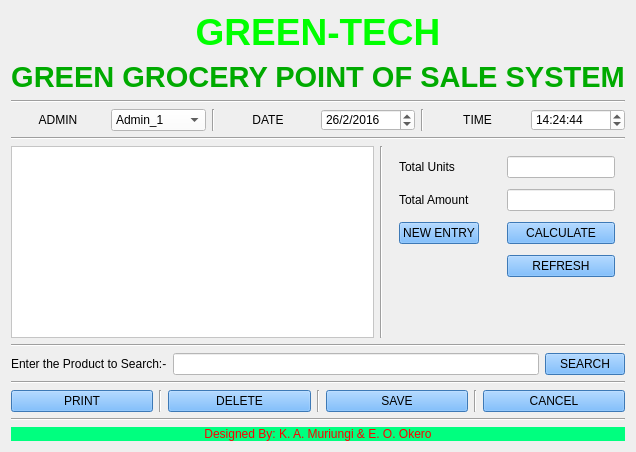
        <widget class="QWidget" name="tabAdmin">
         <attribute name="title">
          <string>ADMIN</string>
         </attribute>
         <layout class="QVBoxLayout" name="verticalLayout_6">
          <item>
           <layout class="QVBoxLayout" name="verticalLayout_5">
            <item>
             <widget class="QLabel" name="labelGreenTechAd">
              <property name="styleSheet">
               <string notr="true">color: rgb(0, 255, 0);</string>
              </property>
              <property name="text">
               <string>&lt;html&gt;&lt;head/&gt;&lt;body&gt;&lt;p align=&quot;center&quot;&gt;&lt;span style=&quot; font-size:28pt; font-weight:600;&quot;&gt;GREEN-TECH&lt;/span&gt;&lt;/p&gt;&lt;/body&gt;&lt;/html&gt;</string>
              </property>
              <property name="alignment">
               <set>Qt::AlignCenter</set>
              </property>
             </widget>
            </item>
            <item>
             <widget class="QLabel" name="labelGreenGroceryAd">
              <property name="styleSheet">
               <string notr="true">color: rgb(0, 170, 0);</string>
              </property>
              <property name="text">
               <string>&lt;html&gt;&lt;head/&gt;&lt;body&gt;&lt;p&gt;&lt;span style=&quot; font-size:22pt; font-weight:600;&quot;&gt;GREEN GROCERY POINT OF SALE SYSTEM&lt;/span&gt;&lt;/p&gt;&lt;/body&gt;&lt;/html&gt;</string>
              </property>
              <property name="alignment">
               <set>Qt::AlignCenter</set>
              </property>
             </widget>
            </item>
            <item>
             <widget class="Line" name="line_12">
              <property name="orientation">
               <enum>Qt::Horizontal</enum>
              </property>
             </widget>
            </item>
            <item>
             <layout class="QHBoxLayout" name="horizontalLayout_12">
              <item>
               <widget class="QLabel" name="labelAdmin">
                <property name="text">
                 <string>ADMIN</string>
                </property>
                <property name="alignment">
                 <set>Qt::AlignCenter</set>
                </property>
               </widget>
              </item>
              <item>
               <widget class="QComboBox" name="comboBoxAdmin">
                <property name="styleSheet">
                 <string notr="true">background-color: rgb(255, 255, 255);</string>
                </property>
                <item>
                 <property name="text">
                  <string>Admin_1</string>
                 </property>
                </item>
                <item>
                 <property name="text">
                  <string>Admin_2</string>
                 </property>
                </item>
               </widget>
              </item>
              <item>
               <widget class="Line" name="line_24">
                <property name="orientation">
                 <enum>Qt::Vertical</enum>
                </property>
               </widget>
              </item>
              <item>
               <widget class="QLabel" name="labelDateAd">
                <property name="text">
                 <string>DATE</string>
                </property>
                <property name="alignment">
                 <set>Qt::AlignCenter</set>
                </property>
               </widget>
              </item>
              <item>
               <widget class="QDateEdit" name="dateEditAd">
                <property name="styleSheet">
                 <string notr="true">background-color: rgb(255, 255, 255);</string>
                </property>
                <property name="dateTime">
                 <datetime>
                  <hour>0</hour>
                  <minute>0</minute>
                  <second>0</second>
                  <year>2016</year>
                  <month>2</month>
                  <day>26</day>
                 </datetime>
                </property>
                <property name="displayFormat">
                 <string>d/M/yyyy</string>
                </property>
               </widget>
              </item>
              <item>
               <widget class="Line" name="line_25">
                <property name="orientation">
                 <enum>Qt::Vertical</enum>
                </property>
               </widget>
              </item>
              <item>
               <widget class="QLabel" name="labelTimeAd">
                <property name="text">
                 <string>TIME</string>
                </property>
                <property name="alignment">
                 <set>Qt::AlignCenter</set>
                </property>
               </widget>
              </item>
              <item>
               <widget class="QTimeEdit" name="timeEditAd">
                <property name="styleSheet">
                 <string notr="true">background-color: rgb(255, 255, 255);</string>
                </property>
                <property name="time">
                 <time>
                  <hour>14</hour>
                  <minute>24</minute>
                  <second>44</second>
                 </time>
                </property>
               </widget>
              </item>
             </layout>
            </item>
            <item>
             <widget class="Line" name="line_11">
              <property name="orientation">
               <enum>Qt::Horizontal</enum>
              </property>
             </widget>
            </item>
           </layout>
          </item>
          <item>
           <layout class="QHBoxLayout" name="horizontalLayout_16">
            <item>
             <widget class="QTableView" name="tableViewAdmin">
              <property name="sizePolicy">
               <sizepolicy hsizetype="Expanding" vsizetype="Expanding">
                <horstretch>1</horstretch>
                <verstretch>0</verstretch>
               </sizepolicy>
              </property>
              <property name="styleSheet">
               <string notr="true">background-color: rgb(255, 255, 255);</string>
              </property>
             </widget>
            </item>
            <item>
             <widget class="Line" name="line_19">
              <property name="orientation">
               <enum>Qt::Vertical</enum>
              </property>
             </widget>
            </item>
            <item>
             <layout class="QFormLayout" name="formLayoutAdmin">
              <property name="fieldGrowthPolicy">
               <enum>QFormLayout::AllNonFixedFieldsGrow</enum>
              </property>
              <property name="horizontalSpacing">
               <number>28</number>
              </property>
              <property name="verticalSpacing">
               <number>11</number>
              </property>
              <property name="leftMargin">
               <number>10</number>
              </property>
              <property name="topMargin">
               <number>10</number>
              </property>
              <property name="rightMargin">
               <number>10</number>
              </property>
              <item row="0" column="0">
               <widget class="QLabel" name="labelTotalUnitsAd">
                <property name="text">
                 <string>Total Units</string>
                </property>
               </widget>
              </item>
              <item row="0" column="1">
               <widget class="QLineEdit" name="lineEditTotalUnitsAd">
                <property name="styleSheet">
                 <string notr="true">background-color: rgb(255, 255, 255);</string>
                </property>
               </widget>
              </item>
              <item row="1" column="0">
               <widget class="QLabel" name="labelTotalAmount">
                <property name="text">
                 <string>Total Amount</string>
                </property>
               </widget>
              </item>
              <item row="1" column="1">
               <widget class="QLineEdit" name="lineEditTotalAmountAd">
                <property name="styleSheet">
                 <string notr="true">background-color: rgb(255, 255, 255);</string>
                </property>
               </widget>
              </item>
              <item row="2" column="0">
               <widget class="QPushButton" name="bnNewEntryAd">
                <property name="styleSheet">
                 <string notr="true">background-color: rgb(192, 196, 255);
background-color: rgb(155, 162, 255);
background-color: rgb(85, 170, 255);</string>
                </property>
                <property name="text">
                 <string>NEW ENTRY</string>
                </property>
               </widget>
              </item>
              <item row="2" column="1">
               <widget class="QPushButton" name="bnCalculateAd">
                <property name="styleSheet">
                 <string notr="true">background-color: rgb(192, 196, 255);
background-color: rgb(155, 162, 255);
background-color: rgb(85, 170, 255);</string>
                </property>
                <property name="text">
                 <string>CALCULATE</string>
                </property>
               </widget>
              </item>
              <item row="3" column="1">
               <widget class="QPushButton" name="bnRefreshAd">
                <property name="styleSheet">
                 <string notr="true">background-color: rgb(192, 196, 255);
background-color: rgb(155, 162, 255);
background-color: rgb(85, 170, 255);</string>
                </property>
                <property name="text">
                 <string>REFRESH</string>
                </property>
               </widget>
              </item>
             </layout>
            </item>
           </layout>
          </item>
          <item>
           <widget class="Line" name="line_26">
            <property name="orientation">
             <enum>Qt::Horizontal</enum>
            </property>
           </widget>
          </item>
          <item>
           <layout class="QHBoxLayout" name="horizontalLayout_18">
            <item>
             <widget class="QLabel" name="labelSearchAd">
              <property name="styleSheet">
               <string notr="true">font: 75 9pt &quot;MS Shell Dlg 2&quot;;</string>
              </property>
              <property name="text">
               <string>Enter the Product to Search:-</string>
              </property>
             </widget>
            </item>
            <item>
             <widget class="QLineEdit" name="lineEditSearchAd">
              <property name="styleSheet">
               <string notr="true">background-color: rgb(255, 255, 255);</string>
              </property>
             </widget>
            </item>
            <item>
             <widget class="QPushButton" name="bnSearchAd">
              <property name="styleSheet">
               <string notr="true">background-color: rgb(192, 196, 255);
background-color: rgb(155, 162, 255);
background-color: rgb(85, 170, 255);</string>
              </property>
              <property name="text">
               <string>SEARCH</string>
              </property>
             </widget>
            </item>
           </layout>
          </item>
          <item>
           <widget class="Line" name="line_14">
            <property name="orientation">
             <enum>Qt::Horizontal</enum>
            </property>
           </widget>
          </item>
          <item>
           <layout class="QHBoxLayout" name="horizontalLayout_19">
            <item>
             <widget class="QPushButton" name="bnPrintAd">
              <property name="styleSheet">
               <string notr="true">background-color: rgb(192, 196, 255);
background-color: rgb(155, 162, 255);
background-color: rgb(85, 170, 255);</string>
              </property>
              <property name="text">
               <string>PRINT</string>
              </property>
             </widget>
            </item>
            <item>
             <widget class="Line" name="line_17">
              <property name="orientation">
               <enum>Qt::Vertical</enum>
              </property>
             </widget>
            </item>
            <item>
             <widget class="QPushButton" name="bnDeleteAd">
              <property name="styleSheet">
               <string notr="true">background-color: rgb(192, 196, 255);
background-color: rgb(155, 162, 255);
background-color: rgb(85, 170, 255);</string>
              </property>
              <property name="text">
               <string>DELETE</string>
              </property>
             </widget>
            </item>
            <item>
             <widget class="Line" name="line_5">
              <property name="orientation">
               <enum>Qt::Vertical</enum>
              </property>
             </widget>
            </item>
            <item>
             <widget class="QPushButton" name="bnSaveAd">
              <property name="styleSheet">
               <string notr="true">background-color: rgb(192, 196, 255);
background-color: rgb(155, 162, 255);
background-color: rgb(85, 170, 255);</string>
              </property>
              <property name="text">
               <string>SAVE</string>
              </property>
             </widget>
            </item>
            <item>
             <widget class="Line" name="line_18">
              <property name="orientation">
               <enum>Qt::Vertical</enum>
              </property>
             </widget>
            </item>
            <item>
             <widget class="QPushButton" name="bnCancelAd">
              <property name="styleSheet">
               <string notr="true">background-color: rgb(192, 196, 255);
background-color: rgb(155, 162, 255);
background-color: rgb(85, 170, 255);</string>
              </property>
              <property name="text">
               <string>CANCEL</string>
              </property>
             </widget>
            </item>
           </layout>
          </item>
          <item>
           <widget class="Line" name="line_13">
            <property name="orientation">
             <enum>Qt::Horizontal</enum>
            </property>
           </widget>
          </item>
          <item>
           <widget class="QLabel" name="labelDesignedAd">
            <property name="styleSheet">
             <string notr="true">background-color: rgb(0, 255, 127);
color: rgb(255, 0, 0);
font: 8pt &quot;Lucida Handwriting&quot;;</string>
            </property>
            <property name="text">
             <string>Designed By: K. A. Muriungi &amp; E. O. Okero</string>
            </property>
            <property name="alignment">
             <set>Qt::AlignCenter</set>
            </property>
           </widget>
          </item>
         </layout>
        </widget>
